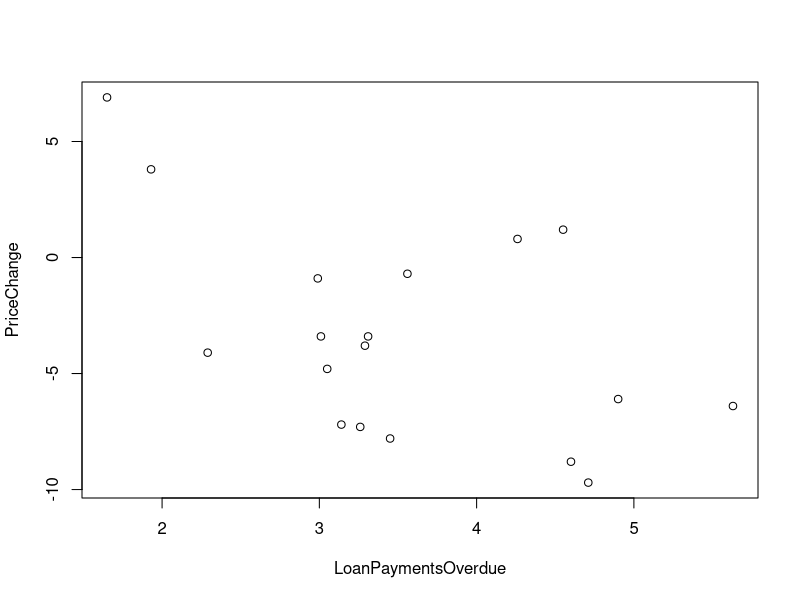
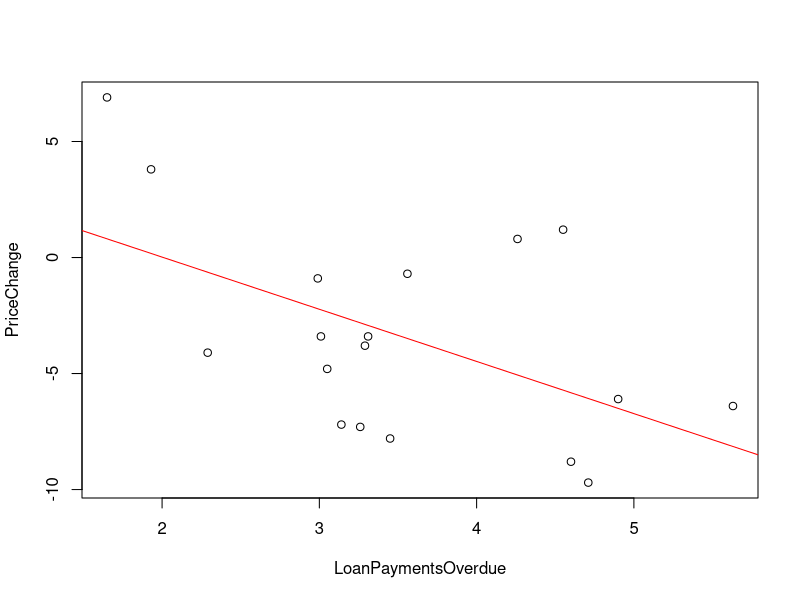

Write R code to recreate these figures, in order.
## ---- chunk 1
data <- read.table("indicators.txt",header=TRUE)
data
## ---- chunk 2
plot(data$LoanPaymentsOverdue,data$PriceChange, xlab="LoanPaymentsOverdue",ylab="PriceChange")
## ---- chunk 3
fit <- lm(data$PriceChange~data$LoanPaymentsOverdue)
summary(fit)
## ---- chunk 4
x <- seq(0,7,0.1)
y <- 4.5145 - 2.2485*x
## ---- chunk 5
plot(data$LoanPaymentsOverdue,data$PriceChange, xlab="LoanPaymentsOverdue",ylab="PriceChange")
lines(x,y,col="red")
## ---- chunk 6
y2 <- 4.5145 - 2.2485*data$LoanPaymentsOverdue
error <- data$PriceChange - y2
S <- sqrt((1/(length(error)-2))*sum(error^2))
SXX <- sum((data$LoanPaymentsOverdue - mean(data$LoanPaymentsOverdue))^2)
seB <- S/sqrt(SXX)
B1 <- -2.2485
error
seB
## ---- chunk 7
Tt <- (-2.2485-1)/seB
Tt
1-pt(Tt,18-2)
## ---- chunk 8
c(-qt(0.975,16)*seB,qt(0.975,16)*seB)
## ---- chunk 9
y3 <- 4.5145 - 2.2485*4
y3
## ---- chunk 10
c(-qt(0.975,length(error-2))*S*sqrt(1+1/length(error)+
                                      (4-mean(data$LoanPaymentsOverdue))^2/SXX),
  qt(0.975,length(error-2))*S*sqrt(1+1/length(error)+(4-mean(data$LoanPaymentsOverdue))^2/SXX))
